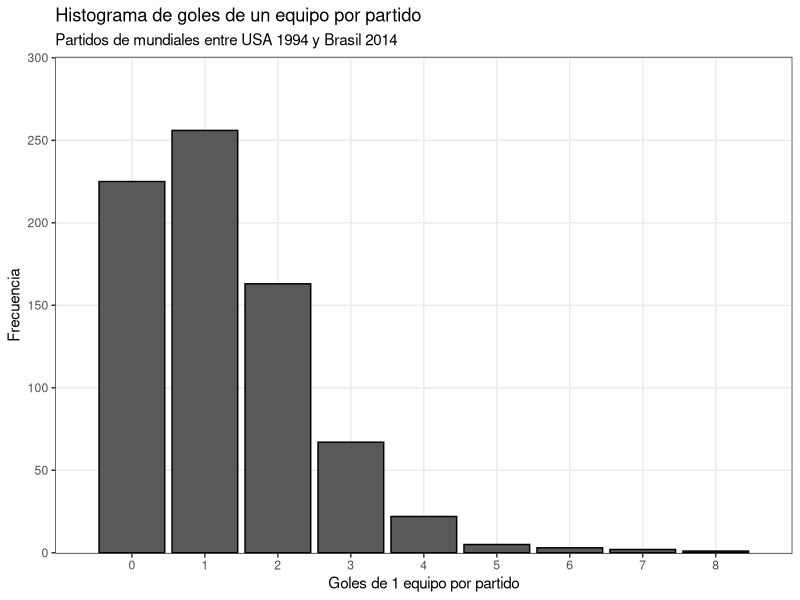
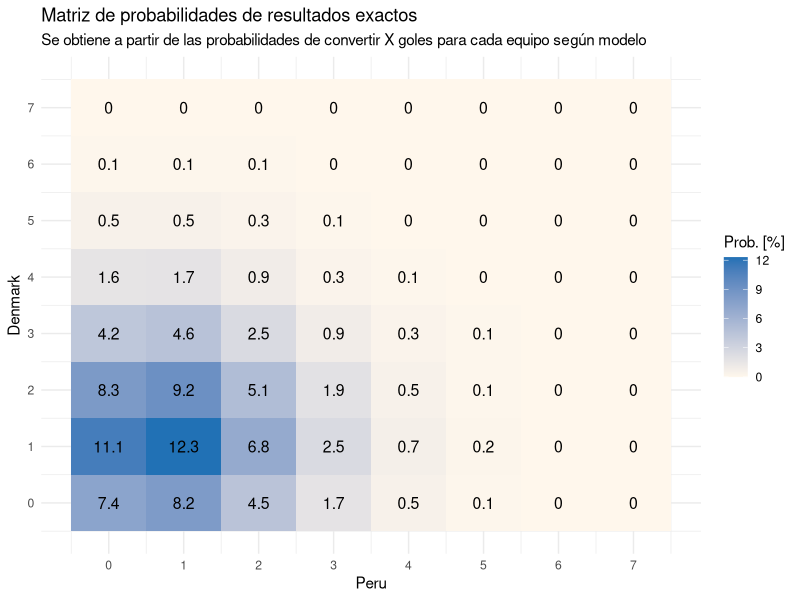
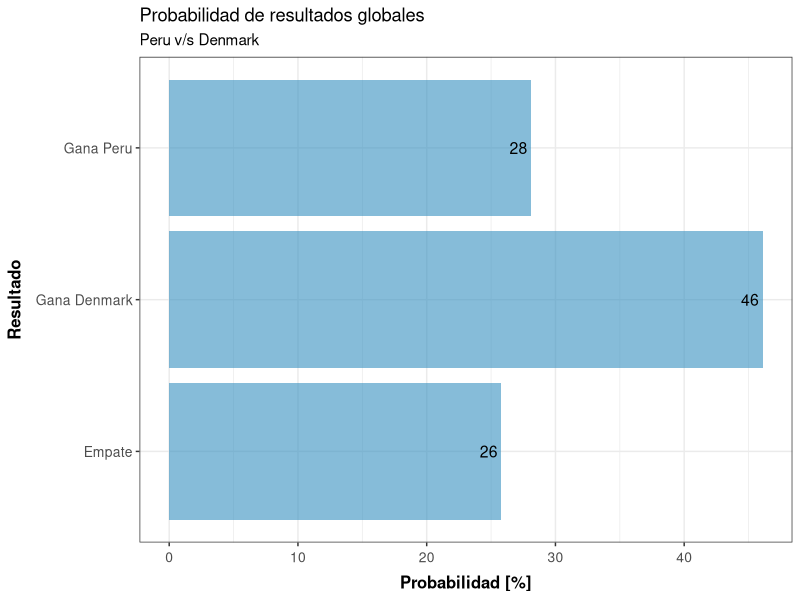

Recreate these plots in R, in order. (Note: this script raises an error after producing the figures.)
## ---- chunk 1
knitr::opts_chunk$set(fig.width=7, fig.height=5, echo=F, warning=FALSE, message=FALSE)
## ---- chunk 2
library(ggplot2)
library(knitr)
library(kableExtra)
library(dplyr)
library(caret)
library(reshape2)
## ---- chunk 3
data <- read.csv("data.csv", head=T, stringsAsFactors = F, encoding = 'latin')
data <- data[order(data$date), ]
data <- data[, c(3:4, 6:7, 11:12, 16:25)]
data$conf_H <- as.factor(data$conf_H)
data$conf_A <- as.factor(data$conf_A)
data$id <- seq(1, nrow(data))
data$real_result <- ifelse(data$home_score==data$away_score, 'E', 
                           ifelse(data$home_score>data$away_score, 'L', 'V'))
home <- data[, c(2:3, 5:8, 11, 13, 15, 17:18)]
away <- data[, c(1, 4:6, 9:10, 12, 14, 16:18)]
home_away <- cbind(home[, c(1:4, 7, 10:11)], (home[, c(5:6, 8:9)] - away[, c(5:6, 8:9)]) )
away_home <- cbind(away[, c(1:4, 7, 10:11)], (away[, c(5:6, 8:9)] - home[, c(5:6, 8:9)]) )
names(home_away) <- names(away_home) <- c('team', 'score', 'neutral','year', 'conf', 'id_match', 
                                          'real_result', 'age_mean', 'age_sd', 'ext_big5', 'rank')
all <- rbind(home_away, away_home)
all2 <- all[which(all$year<2018), ]
all2 <- all2[order(all2$id_match), ]
all3 <- all[which(all$year==2018), ]

data$sum <- data$home_score + data$away_score
datat <- data[which(data$Year<2018), ]
## ---- chunk 4
results <- as.data.frame(table(datat$real_result, useNA='ifany'))
names(results)[1:2] <- c('Resultado', 'Cantidad')
results$Porcentaje = round(results$Cantidad/sum(results$Cantidad) *100, 1)
results[, 1] <- c('Empate', 'Equipo 1', 'Equipo 2')
results <- results[order(results$Cantidad, decreasing=T), ]
row.names(results) <- NULL

kable(results, "html", align='c') %>%
  kable_styling(full_width=F, bootstrap_options = c("basic"))

## ---- chunk 5
ggplot(data=all2, aes(score)) +
geom_histogram(stat='count', col='black', breaks=seq(0, 8, by = 1)) +
theme_bw() +
labs(x="Goles de 1 equipo por partido", y="Frecuencia") +
coord_cartesian(ylim=c(0, 300)) +
scale_x_discrete(limits=seq(0,8,1)) +
scale_y_discrete(limits=seq(0,300,50)) +
ggtitle('Histograma de goles de un equipo por partido', subtitle='Partidos de mundiales entre USA 1994 y Brasil 2014')
## ---- chunk 6
set.seed(2018)
flag <- all2[!duplicated(all2$id_match), ]
split <- createDataPartition(y=flag$score, p=0.75, list=FALSE)
train <- all2[all2$id_match %in% split, ] 
test <- all2[!all2$id_match %in% split, ] 
train$conf2 <- ifelse(train$conf=='CONMEBOL', 'T', 'F')
test$conf2 <- ifelse(test$conf=='CONMEBOL', 'T', 'F')
fit3 <- glm(score ~ ., train[ , c(2, 12, 8, 10:11)], family=poisson(link=log))
#summary(fit3)

all3$conf2 <- ifelse(all3$conf=='CONMEBOL', 'T', 'F')
t <- predict(fit3, newdata=all3[ , c(2, 12, 8, 10:11)], type="response")
xt <- cbind(all3, t)
xt <- xt[order(xt$id_match), ]
row.names(xt) <- NULL

a <- dpois(seq(0, 7), xt$t[11])
b <- dpois(seq(0, 7), xt$t[12])
c <- matrix(ncol=8, nrow=8)
for (j in 1:8) {
        c[j,] <- a[j]*b[1:8]
}

melted_c <- melt(c)
melted_c$Var1 <- melted_c$Var1 -1
melted_c$Var2 <- melted_c$Var2 -1
melted_c$value <- round(melted_c$value*100, 1)
melted_c$result <- ifelse(melted_c$Var1==melted_c$Var2, 'E', 
                          ifelse(melted_c$Var1>melted_c$Var2, 'L', 'V'))
r <- as.data.frame(aggregate(value ~ result, melted_c, sum))
#out <- c(out, r[which.max(r$value), 'result'])

team1 <- xt$team[11]
team2 <- xt$team[12]
ggplot(data=melted_c, aes(x=Var1, y=Var2, fill=as.numeric(value))) + 
        geom_tile() + labs(x=team1, y=team2) +
        scale_fill_gradient(low="#fff7ec", high="#2171b5", name='Prob. [%]') +
        theme_minimal() +
        scale_x_continuous(labels=c(0:7), breaks=c(0:7)) +
        scale_y_continuous(labels=c(0:7), breaks=c(0:7)) +
        geom_text(aes(Var1, Var2, label = value), color = "black", size = 4) + 
        ggtitle('Matriz de probabilidades de resultados exactos', 
                subtitle='Se obtiene a partir de las probabilidades de convertir X goles para cada equipo según modelo')

## ---- chunk 7
r <- r[c(2,1,3), ]
r[1,1] <- paste('Gana', team1)
r[3,1] <- paste('Gana', team2)
r[2,1] <- 'Empate'

p <- ggplot(r, aes(x=result, y=value)) +
geom_bar(stat="identity", position = position_identity(), fill='#3690c0', alpha=0.6) +
coord_flip()
p1 = p + theme_bw() +
labs(x="Resultado", y="Probabilidad [%]") +
theme(axis.text.x = element_text(vjust=0.5, size=10),
axis.text.y = element_text(vjust=0.5, size=10),
axis.title.x = element_text(face="bold", size=12, margin=margin(8,8,0,0)),
axis.title.y = element_text(face="bold", size=12, margin=margin(8,8,0,0))) +
        
ggtitle(label="Probabilidad de resultados globales", subtitle = paste(team1, "v/s", team2)) +
geom_text(aes(label=round(value,0)), hjust=1.2, colour="black",
          position = position_dodge(1), size=4)
p1

## ---- chunk 8
data_final <- read.csv('table_final.csv', encoding='utf8')

kable(data_final, "html", align='c') %>%
  kable_styling(full_width=T, bootstrap_options = c("basic")) %>%
  # row_spec(row=c(gr), background= '#f0f0f0') %>%
  # row_spec(row=c(gr2), background= 'white') %>%
  # column_spec(c(2,7), bold = T, color= 'darkblue') %>%
  # row_spec(row=c(no), bold = F, color= 'darkred') %>%
  # column_spec(c(1,3:6), bold = F, color= 'black') %>%
  scroll_box(width = "450px", height = "600px")
